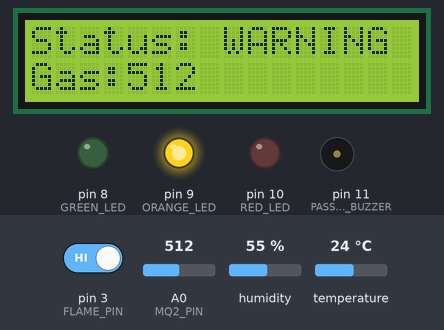
This sketch was run on a simulated Arduino Uno, built with avr-gcc and run on an emulated ATmega328P. On the bench: 16×2 character LCD, output pins drawn as LEDs (lit = HIGH), buzzer (waves = sounding). Dashed ring = blinking. The inputs (shaded band) are chosen by the test bench; at power-on: A0 (MQ2_PIN) = 512, pin 3 (FLAME_PIN) HIGH, temperature 24 °C, humidity 55 %. What the sketch prints to the serial monitor is not drawn.

Above: at 3.2 s.
3.3 s: A0 (MQ2_PIN) set to 411
At 8.0 s:
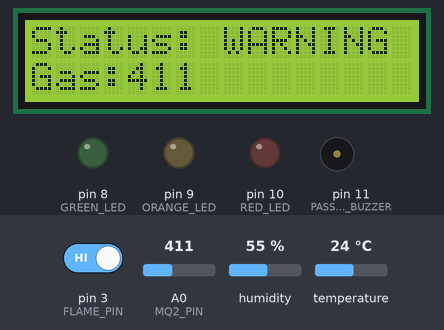
8.9 s: A0 (MQ2_PIN) set to 389
At 12.5 s:
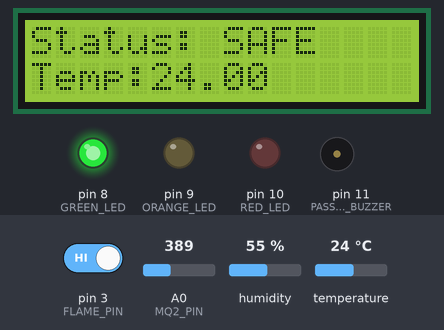
14.5 s: pin 3 (FLAME_PIN) driven LOW
At 16.7 s:
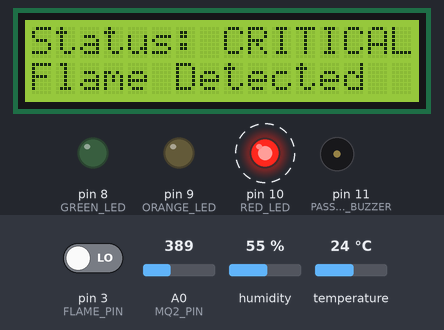
20.1 s: pin 3 (FLAME_PIN) driven HIGH
At 24.1 s:
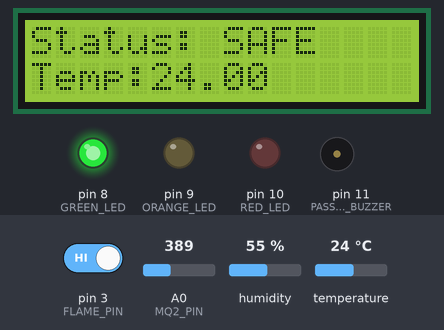
25.7 s: temperature set to 12 °C
At 28.3 s:
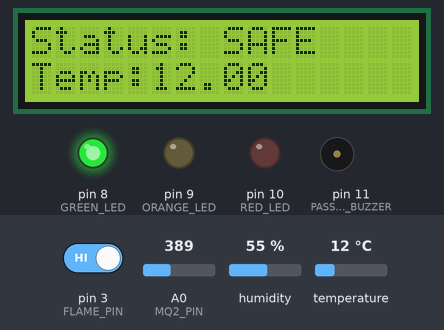
31.3 s: temperature set to 19 °C
At 32.6 s:
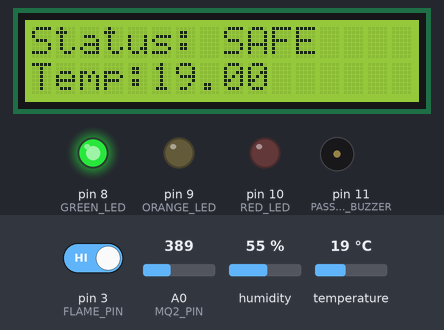
Timing chart, 0 to 34.3 s (numbered marks = the images above; inputs shaded):
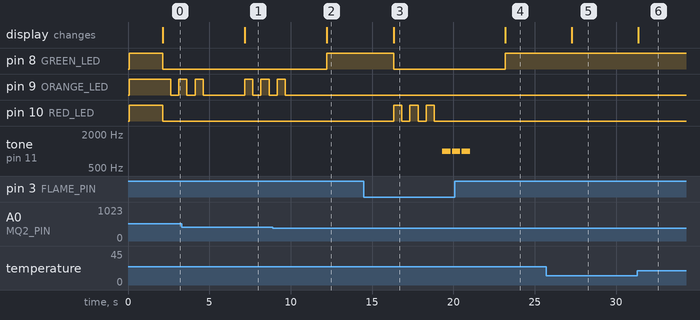

The sketch:

intelligent_fire_response_system.ino
```cpp
#include <Wire.h>
#include <LiquidCrystal_I2C.h>
#include <DHT.h>

//LCD Setup
LiquidCrystal_I2C lcd(0x27,16,2);

//DHT Setup
#define DHTPIN 2
#define DHTTYPE DHT11
DHT dht(DHTPIN,DHTTYPE);

//Pin Definitions
#define MQ2_PIN A0
#define FLAME_PIN 3
#define GREEN_LED 8
#define ORANGE_LED 9
#define RED_LED 10
#define PASSIVE_BUZZER 11

//Threshold Values
int gasThreshold = 400;
float tempThreshold = 50.00;

void setup() {
  Serial.begin(9600);

  dht.begin();
  lcd.init();
  lcd.backlight();

  pinMode(FLAME_PIN,INPUT);
  pinMode(GREEN_LED,OUTPUT);
  pinMode(ORANGE_LED,OUTPUT);
  pinMode(RED_LED,OUTPUT);
  pinMode(PASSIVE_BUZZER,OUTPUT);
  digitalWrite(GREEN_LED, HIGH); // all LEDs HIGH initially serves as a sign that they have been connected and working properly
  digitalWrite(RED_LED, HIGH);
  digitalWrite(ORANGE_LED, HIGH);

  lcd.setCursor(0,0);
  lcd.print("I.F.R.S");
  delay(2000);
  lcd.clear();
}

void loop() {
  float temperature = dht.readTemperature();
  float humidity = dht.readHumidity();
  int gasValue = analogRead(MQ2_PIN);
  int flameDetected = digitalRead(FLAME_PIN);

  Serial.print("Temp:");
  Serial.print(temperature);
  Serial.print("Gas:");
  Serial.print(gasValue);
  Serial.print("Flame:");
  Serial.println(flameDetected);

  lcd.clear();

  //SAFE CONDITION(Low gas, Low temperature, No flame)
  if(gasValue < gasThreshold && temperature < tempThreshold && flameDetected == HIGH) {
    lcd.setCursor(0,0);
    lcd.print("Status: SAFE");
    lcd.setCursor(0,1);
    lcd.print("Temp:");
    lcd.print(temperature);
    safeCondition();
  }

  //WARNING CONDITION(Gas and Smoke Detected)
  else if (gasValue >= gasThreshold && flameDetected == HIGH) {
    lcd.setCursor(0,0);
    lcd.print("Status: WARNING");
    lcd.setCursor(0,1);
    lcd.print("Gas:");
    lcd.print(gasValue);
    warningCondition();
    }

  //DANGER CONDITION(High temperature + gas)
  else if(temperature >= tempThreshold && gasValue > gasThreshold) {
    lcd.setCursor(0,0);
    lcd.print("Status: DANGER!");
    lcd.setCursor(0,1);
    lcd.print("Temp:");
    lcd.print(temperature);
    dangerCondition();
  }

  //CRITICAL CONDITION(Flame Detected)
  if (flameDetected == LOW) {
    lcd.setCursor(0,0);
    lcd.print("Status: CRITICAL");
    lcd.setCursor(0,1);
    lcd.print("Flame Detected");
    criticalCondition();
  }
  delay(2000);
}

void safeCondition() {
  digitalWrite(GREEN_LED,HIGH);
  digitalWrite(ORANGE_LED,LOW);
  digitalWrite(RED_LED,LOW);
  noTone(PASSIVE_BUZZER);
}

void warningCondition() {
  digitalWrite(GREEN_LED,LOW);
  digitalWrite(RED_LED,LOW);
  digitalWrite(ORANGE_LED,HIGH);
  delay(500);
  digitalWrite(ORANGE_LED,LOW);
  delay(500);
  digitalWrite(ORANGE_LED,HIGH);
  delay(500);
  digitalWrite(ORANGE_LED,LOW);
  delay(500);
  digitalWrite(ORANGE_LED,HIGH);
  delay(500);
  digitalWrite(ORANGE_LED,LOW);
  delay(500);
  noTone(PASSIVE_BUZZER);
}

void dangerCondition() {
digitalWrite(GREEN_LED,LOW);
digitalWrite(ORANGE_LED,LOW);
digitalWrite(RED_LED,HIGH);
delay(500);
digitalWrite(RED_LED,LOW);
delay(500);
digitalWrite(RED_LED,HIGH);
delay(500);
digitalWrite(RED_LED,LOW);
delay(500);
digitalWrite(RED_LED,HIGH);
delay(500);
digitalWrite(RED_LED,LOW);
delay(500);

tone(PASSIVE_BUZZER,1000);
delay(150);
tone(PASSIVE_BUZZER,800);
delay(150);
tone(PASSIVE_BUZZER,1000);
delay(150);
tone(PASSIVE_BUZZER,800);
delay(150);
tone(PASSIVE_BUZZER,1000);
delay(150);
tone(PASSIVE_BUZZER,800);
delay(150);
}

void criticalCondition() {
digitalWrite(GREEN_LED,LOW);
digitalWrite(ORANGE_LED,LOW);
digitalWrite(RED_LED,HIGH);
delay(500);
digitalWrite(RED_LED,LOW);
delay(500);
digitalWrite(RED_LED,HIGH);
delay(500);
digitalWrite(RED_LED,LOW);
delay(500);
digitalWrite(RED_LED,HIGH);
delay(500);
digitalWrite(RED_LED,LOW);
delay(500);

tone(PASSIVE_BUZZER,1000);
delay(500);
noTone(PASSIVE_BUZZER);
delay(100);
tone(PASSIVE_BUZZER,1000);
delay(500);
noTone(PASSIVE_BUZZER);
delay(100);
tone(PASSIVE_BUZZER,1000);
delay(500);
noTone(PASSIVE_BUZZER);
delay(100);
}
```

Measured:
- the behaviour switches between 400 and 399 on A0 (MQ2_PIN) (found by bisection; images 1 and 2)
- after the input at 3.3 s, the display: changes after 3.9 s (image 1)
- after the input at 8.9 s, pin 8 (GREEN_LED): LOW → HIGH after 3.3 s; pin 9 (ORANGE_LED): goes on until 9.7 s, then stays LOW; the display: changes after 3.3 s (image 2)
- after the input at 14.5 s, pin 8 (GREEN_LED): HIGH → LOW after 1.8 s; pin 10 (RED_LED): alternates HIGH for 0.50 s and LOW for 0.50 s, 6 changes in all, then stays LOW, starting after 1.8 s; tone on pin 11 (PASSIVE_BUZZER): silent → 1000 Hz after 4.8 s, → silent 0.50 s later, → 1000 Hz 0.10 s later; the display: changes after 1.8 s (image 3)
- after the input at 20.1 s, pin 8 (GREEN_LED): LOW → HIGH after 3.1 s; pin 10 (RED_LED): stops changing and stays LOW; the display: changes after 3.1 s (image 4)
- after the input at 25.7 s, the display: changes after 1.6 s (image 5)
- after the input at 31.3 s, the display: changes after 0.08 s (image 6)
